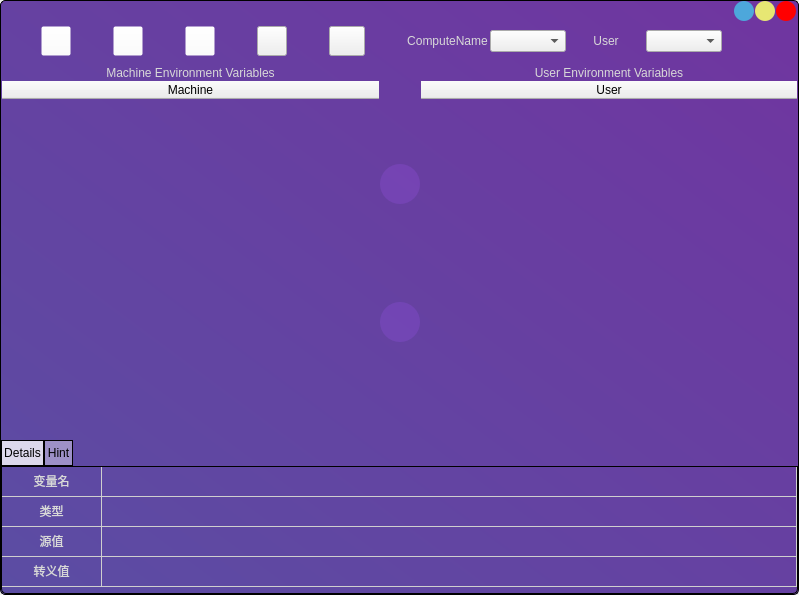
<?xml version="1.0" encoding="UTF-8"?>
<ui version="4.0">
 <class>Form</class>
 <widget class="QWidget" name="Form">
  <property name="geometry">
   <rect>
    <x>0</x>
    <y>0</y>
    <width>799</width>
    <height>595</height>
   </rect>
  </property>
  <property name="windowTitle">
   <string>Form</string>
  </property>
  <property name="windowIcon">
   <iconset resource="icons.qrc">
    <normaloff>:/imgs/icon.png</normaloff>:/imgs/icon.png</iconset>
  </property>
  <layout class="QHBoxLayout" name="horizontalLayout">
   <property name="leftMargin">
    <number>0</number>
   </property>
   <property name="topMargin">
    <number>0</number>
   </property>
   <property name="rightMargin">
    <number>0</number>
   </property>
   <property name="bottomMargin">
    <number>0</number>
   </property>
   <item>
    <widget class="QFrame" name="frame">
     <property name="styleSheet">
      <string notr="true">* {
	font: 8pt &quot;Source Code Pro for Powerline&quot;;
}
#frame {
	background-color: qlineargradient(spread:pad, x1:0, y1:1, x2:1, y2:0, stop:0 rgba(91, 77, 163, 255), stop:1 rgba(112, 53, 160, 255));
	border: 1px solid black;
	border-radius: 5px;
}

#closeBtn {
	border-radius: 10px;
	background-color: rgba(255, 0, 0, 255);
}

#closeBtn:hover {
	background-color: rgba(255, 0, 0, 150);
}

#closeBtn:pressed {
		background-color: rgba(255, 0, 0, 80);
}

#maxBtn{
	border-radius: 10px;
	background-color: rgba(231, 231, 115, 255);
}

#maxBtn:hover{
	background-color: rgba(231, 231, 115, 150);
}

#maxBtn:pressed{
	background-color: rgba(231, 231, 115, 80);
}

#minBtn {
	border-radius: 10px;
	background-color:  rgba(77, 167, 219, 255);
}

#minBtn:hover {
	background-color:  rgba(77, 167, 219, 150);
}

#minBtn:pressed {
	background-color:  rgba(77, 167, 219, 80);
}

QTreeWidget {
		background-color: rgba(255, 255, 255, 0);
}
QTreeView::branch:has-children:!has-siblings:closed,QTreeView::branch:closed:has-children:has-siblings{
	border-image: none;
 	image: url(:/imgs/plus.png);
}

QTreeView::branch:open:has-children:!has-siblings,QTreeView::branch:open:has-children:has-siblings{
	border-image: none;
	image: url(:/imgs/minus.png);
}

#expandBtn {
	border-radius: 20px;
	border-width: 6px;
	border-image: url(:/imgs/expand.png);
	background-color: rgba(170, 85, 255, 50);
}
#expandBtn:hover {
	background-color: rgba(170, 85, 255, 100);
	border-image: url(:/imgs/expand_hover.png);
}

#expandBtn:pressed {
	background-color: rgba(170, 85, 255, 200);
	border-image: url(:/imgs/expand_pressed.png);
}

#narrowBtn {
	border-radius: 20px;
	border-width: 6px;
	border-image: url(:/imgs/narrow.png);
	background-color: rgba(170, 85, 255, 50);
}

#narrowBtn:hover {
	border-image: url(:/imgs/narrow_hover.png);
	background-color: rgba(170, 85, 255, 100);
}

#narrowBtn:pressed {
	border-image: url(:/imgs/narrow_pressed.png);
	background-color: rgba(170, 85, 255, 200);
}


QTabBar::tab {
	height:20px;
	border: 1px solid black;
	background-color: rgba(255, 255, 255, 0);
	padding: 2px;
}

QTabBar::tab:selected {
	background-color: rgba(255, 255, 255, 200);
	
}
QTabBar::tab:!selected{
    background-color: rgba(255, 255, 255, 100);	
}

QTabWidget::pane {
	border: 1px solid black;
	border-bottom-left-radius: 5px;
	border-bottom-right-radius: 5px;
	background-color: rgba(255, 255, 255, 0);
}

#detailsTab {
	border: none;		
	gridline-color:rgb(207, 207, 207);
	font: 10pt &quot;华文楷体&quot;;
	color: rgb(216, 216, 216);
}

#hintTab {
	border: none;
	color: rgb(216, 216, 216);
}

#hintTab::item {
	border-bottom: 1px solid rgba(207, 207, 207, 100)
}

#machineLabel {
	color: rgb(216, 216, 216);
	font-size: 12px;
}

#userLabel {
	color: rgb(216, 216, 216);
	font-size: 12px;
}

#computerNameLabel {
	color: rgb(216, 216, 216);
}

#userNameLabel {
	color: rgb(216, 216, 216);
}

#addBtn {
	border-image: url(:/imgs/add.png);
	background-color: rgba(255, 255, 255, 0);
}
#addBtn:hover {
	border-image: url(:/imgs/add_hover.png);
}
#addBtn:pressed {
	border-image: url(:/imgs/add pressed.png);
}
#addBtn:disabled {
	border-image: url(:/imgs/add_disable.png);
}

#delBtn {
	border-image: url(:/imgs/delete.png);
	background-color: rgba(255, 255, 255, 0);
}

#delBtn:hover {
	border-image: url(:/imgs/delete_hover.png);
}
#delBtn:pressed {
	border-image: url(:/imgs/delete_pressed.png);
}
#delBtn:disabled {
	border-image: url(:/imgs/delete_disabled.png);
}


#modifyBtn {
	border-image: url(:/imgs/edit.png);
	background-color: rgba(255, 255, 255, 0);
}
#modifyBtn:hover {
	border-image: url(:/imgs/edit_hover.png);
}
#modifyBtn:pressed {
	border-image: url(:/imgs/edit_pressed.png);
}
#modifyBtn:disabled {
	border-image: url(:/imgs/edit_disabled.png);
}
#exportBtn {
	border-image: url(:/imgs/export.png);
}
#exportBtn:hover {
	border-image: url(:/imgs/export_hover.png);
}
#exportBtn:pressed {
	border-image: url(:/imgs/export_pressed.png);
}
#infoBtn {
	border-image: url(:/imgs/info.png);
}
#infoBtn:hover {
	border-image: url(:/imgs/info_hover.png);
}
#infoBtn:pressed {
	border-image: url(:/imgs/info_pressed.png);
}</string>
     </property>
     <property name="frameShape">
      <enum>QFrame::StyledPanel</enum>
     </property>
     <property name="frameShadow">
      <enum>QFrame::Raised</enum>
     </property>
     <layout class="QHBoxLayout" name="horizontalLayout_8">
      <property name="spacing">
       <number>2</number>
      </property>
      <property name="leftMargin">
       <number>0</number>
      </property>
      <property name="topMargin">
       <number>0</number>
      </property>
      <property name="rightMargin">
       <number>0</number>
      </property>
      <property name="bottomMargin">
       <number>0</number>
      </property>
      <item>
       <layout class="QVBoxLayout" name="verticalLayout_4" stretch="0,1,10,4">
        <property name="spacing">
         <number>0</number>
        </property>
        <item>
         <layout class="QHBoxLayout" name="horizontalLayout_3">
          <property name="rightMargin">
           <number>2</number>
          </property>
          <property name="bottomMargin">
           <number>5</number>
          </property>
          <item>
           <spacer name="horizontalSpacer">
            <property name="orientation">
             <enum>Qt::Horizontal</enum>
            </property>
            <property name="sizeHint" stdset="0">
             <size>
              <width>40</width>
              <height>20</height>
             </size>
            </property>
           </spacer>
          </item>
          <item>
           <layout class="QHBoxLayout" name="horizontalLayout_2">
            <property name="spacing">
             <number>1</number>
            </property>
            <item>
             <widget class="QPushButton" name="minBtn">
              <property name="minimumSize">
               <size>
                <width>20</width>
                <height>20</height>
               </size>
              </property>
              <property name="maximumSize">
               <size>
                <width>20</width>
                <height>20</height>
               </size>
              </property>
              <property name="text">
               <string/>
              </property>
             </widget>
            </item>
            <item>
             <widget class="QPushButton" name="maxBtn">
              <property name="minimumSize">
               <size>
                <width>20</width>
                <height>20</height>
               </size>
              </property>
              <property name="maximumSize">
               <size>
                <width>20</width>
                <height>20</height>
               </size>
              </property>
              <property name="text">
               <string/>
              </property>
             </widget>
            </item>
            <item>
             <widget class="QPushButton" name="closeBtn">
              <property name="minimumSize">
               <size>
                <width>20</width>
                <height>20</height>
               </size>
              </property>
              <property name="maximumSize">
               <size>
                <width>20</width>
                <height>20</height>
               </size>
              </property>
              <property name="focusPolicy">
               <enum>Qt::ClickFocus</enum>
              </property>
              <property name="text">
               <string/>
              </property>
             </widget>
            </item>
           </layout>
          </item>
         </layout>
        </item>
        <item>
         <layout class="QHBoxLayout" name="horizontalLayout_7" stretch="0,1,0,1,0,1,0,0,0,0,0,1,1,1,1,1">
          <property name="spacing">
           <number>2</number>
          </property>
          <item>
           <spacer name="horizontalSpacer_4">
            <property name="orientation">
             <enum>Qt::Horizontal</enum>
            </property>
            <property name="sizeHint" stdset="0">
             <size>
              <width>40</width>
              <height>20</height>
             </size>
            </property>
           </spacer>
          </item>
          <item>
           <widget class="QPushButton" name="addBtn">
            <property name="enabled">
             <bool>false</bool>
            </property>
            <property name="minimumSize">
             <size>
              <width>30</width>
              <height>30</height>
             </size>
            </property>
            <property name="maximumSize">
             <size>
              <width>30</width>
              <height>30</height>
             </size>
            </property>
            <property name="toolTip">
             <string>&lt;html&gt;&lt;head/&gt;&lt;body&gt;&lt;p&gt;&lt;span style=&quot; font-weight:600; text-decoration: underline;&quot;&gt;Create&lt;/span&gt; an environment variable&lt;/p&gt;&lt;/body&gt;&lt;/html&gt;</string>
            </property>
            <property name="text">
             <string/>
            </property>
            <property name="iconSize">
             <size>
              <width>20</width>
              <height>20</height>
             </size>
            </property>
           </widget>
          </item>
          <item>
           <spacer name="horizontalSpacer_3">
            <property name="orientation">
             <enum>Qt::Horizontal</enum>
            </property>
            <property name="sizeHint" stdset="0">
             <size>
              <width>40</width>
              <height>20</height>
             </size>
            </property>
           </spacer>
          </item>
          <item>
           <widget class="QPushButton" name="delBtn">
            <property name="enabled">
             <bool>false</bool>
            </property>
            <property name="minimumSize">
             <size>
              <width>30</width>
              <height>30</height>
             </size>
            </property>
            <property name="maximumSize">
             <size>
              <width>30</width>
              <height>30</height>
             </size>
            </property>
            <property name="toolTip">
             <string>&lt;html&gt;&lt;head/&gt;&lt;body&gt;&lt;p&gt;&lt;span style=&quot; font-weight:600; text-decoration: underline;&quot;&gt;Delete&lt;/span&gt; the environment variable&lt;/p&gt;&lt;/body&gt;&lt;/html&gt;</string>
            </property>
            <property name="text">
             <string/>
            </property>
            <property name="iconSize">
             <size>
              <width>20</width>
              <height>20</height>
             </size>
            </property>
           </widget>
          </item>
          <item>
           <spacer name="horizontalSpacer_5">
            <property name="orientation">
             <enum>Qt::Horizontal</enum>
            </property>
            <property name="sizeHint" stdset="0">
             <size>
              <width>40</width>
              <height>20</height>
             </size>
            </property>
           </spacer>
          </item>
          <item>
           <widget class="QPushButton" name="modifyBtn">
            <property name="enabled">
             <bool>false</bool>
            </property>
            <property name="minimumSize">
             <size>
              <width>30</width>
              <height>30</height>
             </size>
            </property>
            <property name="maximumSize">
             <size>
              <width>30</width>
              <height>30</height>
             </size>
            </property>
            <property name="toolTip">
             <string>&lt;html&gt;&lt;head/&gt;&lt;body&gt;&lt;p&gt;&lt;span style=&quot; font-weight:600; text-decoration: underline;&quot;&gt;Edit&lt;/span&gt; the environment variable&lt;/p&gt;&lt;/body&gt;&lt;/html&gt;</string>
            </property>
            <property name="text">
             <string/>
            </property>
            <property name="iconSize">
             <size>
              <width>20</width>
              <height>20</height>
             </size>
            </property>
           </widget>
          </item>
          <item>
           <spacer name="horizontalSpacer_6">
            <property name="orientation">
             <enum>Qt::Horizontal</enum>
            </property>
            <property name="sizeHint" stdset="0">
             <size>
              <width>40</width>
              <height>20</height>
             </size>
            </property>
           </spacer>
          </item>
          <item>
           <widget class="QPushButton" name="exportBtn">
            <property name="minimumSize">
             <size>
              <width>30</width>
              <height>30</height>
             </size>
            </property>
            <property name="maximumSize">
             <size>
              <width>30</width>
              <height>30</height>
             </size>
            </property>
            <property name="toolTip">
             <string>&lt;html&gt;&lt;head/&gt;&lt;body&gt;&lt;p&gt;&lt;span style=&quot; font-weight:600; text-decoration: underline;&quot;&gt;Export&lt;/span&gt; the current environment variable&lt;/p&gt;&lt;/body&gt;&lt;/html&gt;</string>
            </property>
            <property name="text">
             <string/>
            </property>
           </widget>
          </item>
          <item>
           <spacer name="horizontalSpacer_8">
            <property name="orientation">
             <enum>Qt::Horizontal</enum>
            </property>
            <property name="sizeHint" stdset="0">
             <size>
              <width>40</width>
              <height>20</height>
             </size>
            </property>
           </spacer>
          </item>
          <item>
           <widget class="QPushButton" name="infoBtn">
            <property name="minimumSize">
             <size>
              <width>33</width>
              <height>0</height>
             </size>
            </property>
            <property name="maximumSize">
             <size>
              <width>36</width>
              <height>30</height>
             </size>
            </property>
            <property name="toolTip">
             <string>&lt;html&gt;&lt;head/&gt;&lt;body&gt;&lt;p&gt;&lt;span style=&quot; font-weight:600; text-decoration: underline;&quot;&gt;Get Information&lt;/span&gt; of the software&lt;/p&gt;&lt;/body&gt;&lt;/html&gt;</string>
            </property>
            <property name="text">
             <string/>
            </property>
           </widget>
          </item>
          <item>
           <spacer name="horizontalSpacer_9">
            <property name="orientation">
             <enum>Qt::Horizontal</enum>
            </property>
            <property name="sizeHint" stdset="0">
             <size>
              <width>40</width>
              <height>20</height>
             </size>
            </property>
           </spacer>
          </item>
          <item>
           <widget class="QLabel" name="computerNameLabel">
            <property name="text">
             <string>ComputeName</string>
            </property>
            <property name="alignment">
             <set>Qt::AlignCenter</set>
            </property>
           </widget>
          </item>
          <item>
           <widget class="QComboBox" name="computerBox"/>
          </item>
          <item>
           <widget class="QLabel" name="userNameLabel">
            <property name="text">
             <string>User</string>
            </property>
            <property name="alignment">
             <set>Qt::AlignCenter</set>
            </property>
           </widget>
          </item>
          <item>
           <widget class="QComboBox" name="userBox"/>
          </item>
          <item>
           <spacer name="horizontalSpacer_2">
            <property name="orientation">
             <enum>Qt::Horizontal</enum>
            </property>
            <property name="sizeHint" stdset="0">
             <size>
              <width>40</width>
              <height>20</height>
             </size>
            </property>
           </spacer>
          </item>
         </layout>
        </item>
        <item>
         <layout class="QHBoxLayout" name="horizontalLayout_4">
          <property name="topMargin">
           <number>10</number>
          </property>
          <item>
           <layout class="QVBoxLayout" name="verticalLayout">
            <item>
             <widget class="QLabel" name="machineLabel">
              <property name="text">
               <string>Machine Environment Variables</string>
              </property>
              <property name="alignment">
               <set>Qt::AlignCenter</set>
              </property>
             </widget>
            </item>
            <item>
             <widget class="QTreeWidget" name="machineTree">
              <property name="focusPolicy">
               <enum>Qt::ClickFocus</enum>
              </property>
              <property name="horizontalScrollMode">
               <enum>QAbstractItemView::ScrollPerItem</enum>
              </property>
              <property name="animated">
               <bool>true</bool>
              </property>
              <attribute name="headerVisible">
               <bool>true</bool>
              </attribute>
              <column>
               <property name="text">
                <string notr="true">Machine</string>
               </property>
               <property name="textAlignment">
                <set>AlignCenter</set>
               </property>
               <property name="icon">
                <iconset resource="icons.qrc">
                 <normaloff>:/imgs/machine.png</normaloff>:/imgs/machine.png</iconset>
               </property>
              </column>
             </widget>
            </item>
           </layout>
          </item>
          <item>
           <layout class="QVBoxLayout" name="verticalLayout_3" stretch="3,1,3,1,3">
            <item>
             <spacer name="verticalSpacer">
              <property name="orientation">
               <enum>Qt::Vertical</enum>
              </property>
              <property name="sizeHint" stdset="0">
               <size>
                <width>20</width>
                <height>40</height>
               </size>
              </property>
             </spacer>
            </item>
            <item>
             <widget class="QPushButton" name="expandBtn">
              <property name="minimumSize">
               <size>
                <width>40</width>
                <height>40</height>
               </size>
              </property>
              <property name="toolTip">
               <string>&lt;html&gt;&lt;head/&gt;&lt;body&gt;&lt;p&gt;&lt;span style=&quot; font-weight:600; text-decoration: underline;&quot;&gt;expand&lt;/span&gt; all environment variables&lt;/p&gt;&lt;/body&gt;&lt;/html&gt;</string>
              </property>
              <property name="text">
               <string/>
              </property>
             </widget>
            </item>
            <item>
             <spacer name="verticalSpacer_2">
              <property name="orientation">
               <enum>Qt::Vertical</enum>
              </property>
              <property name="sizeHint" stdset="0">
               <size>
                <width>20</width>
                <height>40</height>
               </size>
              </property>
             </spacer>
            </item>
            <item>
             <widget class="QPushButton" name="narrowBtn">
              <property name="minimumSize">
               <size>
                <width>40</width>
                <height>40</height>
               </size>
              </property>
              <property name="toolTip">
               <string>&lt;html&gt;&lt;head/&gt;&lt;body&gt;&lt;p&gt;&lt;span style=&quot; font-weight:600; text-decoration: underline;&quot;&gt;fold&lt;/span&gt; all environment variables&lt;/p&gt;&lt;/body&gt;&lt;/html&gt;</string>
              </property>
              <property name="text">
               <string/>
              </property>
             </widget>
            </item>
            <item>
             <spacer name="verticalSpacer_3">
              <property name="orientation">
               <enum>Qt::Vertical</enum>
              </property>
              <property name="sizeHint" stdset="0">
               <size>
                <width>20</width>
                <height>40</height>
               </size>
              </property>
             </spacer>
            </item>
           </layout>
          </item>
          <item>
           <layout class="QVBoxLayout" name="verticalLayout_2">
            <item>
             <widget class="QLabel" name="userLabel">
              <property name="text">
               <string>User Environment Variables</string>
              </property>
              <property name="alignment">
               <set>Qt::AlignCenter</set>
              </property>
             </widget>
            </item>
            <item>
             <widget class="QTreeWidget" name="userTree">
              <property name="horizontalScrollMode">
               <enum>QAbstractItemView::ScrollPerItem</enum>
              </property>
              <property name="animated">
               <bool>true</bool>
              </property>
              <column>
               <property name="text">
                <string notr="true">User</string>
               </property>
               <property name="textAlignment">
                <set>AlignCenter</set>
               </property>
               <property name="icon">
                <iconset resource="icons.qrc">
                 <normaloff>:/imgs/user.png</normaloff>:/imgs/user.png</iconset>
               </property>
              </column>
             </widget>
            </item>
           </layout>
          </item>
         </layout>
        </item>
        <item>
         <widget class="QTabWidget" name="tabWidget">
          <property name="styleSheet">
           <string notr="true">background: rgba(255, 255, 255, 0);</string>
          </property>
          <property name="currentIndex">
           <number>0</number>
          </property>
          <widget class="QWidget" name="Details">
           <attribute name="title">
            <string>Details</string>
           </attribute>
           <layout class="QHBoxLayout" name="horizontalLayout_5">
            <property name="spacing">
             <number>1</number>
            </property>
            <property name="leftMargin">
             <number>0</number>
            </property>
            <property name="topMargin">
             <number>0</number>
            </property>
            <property name="rightMargin">
             <number>0</number>
            </property>
            <property name="bottomMargin">
             <number>0</number>
            </property>
            <item>
             <widget class="QTableWidget" name="detailsTab">
              <property name="focusPolicy">
               <enum>Qt::NoFocus</enum>
              </property>
              <property name="autoScroll">
               <bool>true</bool>
              </property>
              <property name="editTriggers">
               <set>QAbstractItemView::NoEditTriggers</set>
              </property>
              <property name="selectionMode">
               <enum>QAbstractItemView::NoSelection</enum>
              </property>
              <property name="showGrid">
               <bool>true</bool>
              </property>
              <property name="gridStyle">
               <enum>Qt::SolidLine</enum>
              </property>
              <property name="wordWrap">
               <bool>true</bool>
              </property>
              <property name="cornerButtonEnabled">
               <bool>true</bool>
              </property>
              <attribute name="horizontalHeaderVisible">
               <bool>false</bool>
              </attribute>
              <attribute name="horizontalHeaderCascadingSectionResizes">
               <bool>false</bool>
              </attribute>
              <attribute name="horizontalHeaderStretchLastSection">
               <bool>true</bool>
              </attribute>
              <attribute name="verticalHeaderVisible">
               <bool>false</bool>
              </attribute>
              <attribute name="verticalHeaderHighlightSections">
               <bool>false</bool>
              </attribute>
              <row>
               <property name="text">
                <string/>
               </property>
              </row>
              <row>
               <property name="text">
                <string/>
               </property>
              </row>
              <row>
               <property name="text">
                <string/>
               </property>
              </row>
              <row>
               <property name="text">
                <string/>
               </property>
              </row>
              <column>
               <property name="text">
                <string/>
               </property>
               <property name="textAlignment">
                <set>AlignCenter</set>
               </property>
              </column>
              <column>
               <property name="text">
                <string/>
               </property>
              </column>
              <item row="0" column="0">
               <property name="text">
                <string>变量名</string>
               </property>
               <property name="textAlignment">
                <set>AlignCenter</set>
               </property>
              </item>
              <item row="1" column="0">
               <property name="text">
                <string>类型</string>
               </property>
               <property name="textAlignment">
                <set>AlignCenter</set>
               </property>
              </item>
              <item row="1" column="1">
               <property name="text">
                <string/>
               </property>
              </item>
              <item row="2" column="0">
               <property name="text">
                <string>源值</string>
               </property>
               <property name="textAlignment">
                <set>AlignCenter</set>
               </property>
              </item>
              <item row="2" column="1">
               <property name="text">
                <string/>
               </property>
              </item>
              <item row="3" column="0">
               <property name="text">
                <string>转义值</string>
               </property>
               <property name="textAlignment">
                <set>AlignCenter</set>
               </property>
              </item>
             </widget>
            </item>
           </layout>
          </widget>
          <widget class="QWidget" name="Hint">
           <attribute name="title">
            <string>Hint</string>
           </attribute>
           <layout class="QHBoxLayout" name="horizontalLayout_6">
            <property name="spacing">
             <number>1</number>
            </property>
            <property name="leftMargin">
             <number>0</number>
            </property>
            <property name="topMargin">
             <number>0</number>
            </property>
            <property name="rightMargin">
             <number>0</number>
            </property>
            <property name="bottomMargin">
             <number>0</number>
            </property>
            <item>
             <widget class="QListWidget" name="hintTab">
              <property name="focusPolicy">
               <enum>Qt::NoFocus</enum>
              </property>
              <property name="contextMenuPolicy">
               <enum>Qt::DefaultContextMenu</enum>
              </property>
              <property name="editTriggers">
               <set>QAbstractItemView::NoEditTriggers</set>
              </property>
              <property name="selectionMode">
               <enum>QAbstractItemView::NoSelection</enum>
              </property>
              <item>
               <property name="text">
                <string>env variable is a text-string</string>
               </property>
               <property name="icon">
                <iconset resource="icons.qrc">
                 <normaloff>:/imgs/stringLabel.png</normaloff>:/imgs/stringLabel.png</iconset>
               </property>
              </item>
              <item>
               <property name="text">
                <string>env variable is a compressed string</string>
               </property>
               <property name="icon">
                <iconset resource="icons.qrc">
                 <normaloff>:/imgs/expandStringLabel.png</normaloff>:/imgs/expandStringLabel.png</iconset>
               </property>
              </item>
              <item>
               <property name="text">
                <string>env variable is a read-only string</string>
               </property>
               <property name="icon">
                <iconset resource="icons.qrc">
                 <normaloff>:/imgs/readOnlyStringLabel.png</normaloff>:/imgs/readOnlyStringLabel.png</iconset>
               </property>
              </item>
              <item>
               <property name="text">
                <string>there is something wrong in env variable's value </string>
               </property>
               <property name="icon">
                <iconset resource="icons.qrc">
                 <normaloff>:/imgs/error.png</normaloff>:/imgs/error.png</iconset>
               </property>
              </item>
             </widget>
            </item>
           </layout>
          </widget>
         </widget>
        </item>
       </layout>
      </item>
     </layout>
    </widget>
   </item>
  </layout>
 </widget>
 <resources>
  <include location="icons.qrc"/>
 </resources>
 <connections>
  <connection>
   <sender>expandBtn</sender>
   <signal>clicked()</signal>
   <receiver>userTree</receiver>
   <slot>expandAll()</slot>
   <hints>
    <hint type="sourcelabel">
     <x>405</x>
     <y>202</y>
    </hint>
    <hint type="destinationlabel">
     <x>587</x>
     <y>231</y>
    </hint>
   </hints>
  </connection>
  <connection>
   <sender>narrowBtn</sender>
   <signal>clicked()</signal>
   <receiver>machineTree</receiver>
   <slot>collapseAll()</slot>
   <hints>
    <hint type="sourcelabel">
     <x>394</x>
     <y>344</y>
    </hint>
    <hint type="destinationlabel">
     <x>57</x>
     <y>317</y>
    </hint>
   </hints>
  </connection>
  <connection>
   <sender>narrowBtn</sender>
   <signal>clicked()</signal>
   <receiver>userTree</receiver>
   <slot>collapseAll()</slot>
   <hints>
    <hint type="sourcelabel">
     <x>415</x>
     <y>343</y>
    </hint>
    <hint type="destinationlabel">
     <x>522</x>
     <y>350</y>
    </hint>
   </hints>
  </connection>
  <connection>
   <sender>closeBtn</sender>
   <signal>clicked()</signal>
   <receiver>Form</receiver>
   <slot>close()</slot>
   <hints>
    <hint type="sourcelabel">
     <x>784</x>
     <y>16</y>
    </hint>
    <hint type="destinationlabel">
     <x>666</x>
     <y>-8</y>
    </hint>
   </hints>
  </connection>
  <connection>
   <sender>minBtn</sender>
   <signal>clicked()</signal>
   <receiver>Form</receiver>
   <slot>showMinimized()</slot>
   <hints>
    <hint type="sourcelabel">
     <x>734</x>
     <y>17</y>
    </hint>
    <hint type="destinationlabel">
     <x>384</x>
     <y>-1</y>
    </hint>
   </hints>
  </connection>
  <connection>
   <sender>expandBtn</sender>
   <signal>clicked()</signal>
   <receiver>machineTree</receiver>
   <slot>expandAll()</slot>
   <hints>
    <hint type="sourcelabel">
     <x>396</x>
     <y>197</y>
    </hint>
    <hint type="destinationlabel">
     <x>309</x>
     <y>168</y>
    </hint>
   </hints>
  </connection>
  <connection>
   <sender>maxBtn</sender>
   <signal>clicked()</signal>
   <receiver>Form</receiver>
   <slot>setWindowsState()</slot>
   <hints>
    <hint type="sourcelabel">
     <x>761</x>
     <y>10</y>
    </hint>
    <hint type="destinationlabel">
     <x>626</x>
     <y>-7</y>
    </hint>
   </hints>
  </connection>
  <connection>
   <sender>machineTree</sender>
   <signal>itemClicked(QTreeWidgetItem*,int)</signal>
   <receiver>Form</receiver>
   <slot>receiveActivatedSignal()</slot>
   <hints>
    <hint type="sourcelabel">
     <x>185</x>
     <y>183</y>
    </hint>
    <hint type="destinationlabel">
     <x>167</x>
     <y>-13</y>
    </hint>
   </hints>
  </connection>
  <connection>
   <sender>userTree</sender>
   <signal>itemClicked(QTreeWidgetItem*,int)</signal>
   <receiver>Form</receiver>
   <slot>receiveActivatedSignal()</slot>
   <hints>
    <hint type="sourcelabel">
     <x>545</x>
     <y>230</y>
    </hint>
    <hint type="destinationlabel">
     <x>458</x>
     <y>-10</y>
    </hint>
   </hints>
  </connection>
  <connection>
   <sender>addBtn</sender>
   <signal>clicked()</signal>
   <receiver>Form</receiver>
   <slot>createNewItem()</slot>
   <hints>
    <hint type="sourcelabel">
     <x>69</x>
     <y>46</y>
    </hint>
    <hint type="destinationlabel">
     <x>247</x>
     <y>-2</y>
    </hint>
   </hints>
  </connection>
  <connection>
   <sender>delBtn</sender>
   <signal>clicked()</signal>
   <receiver>Form</receiver>
   <slot>deleteItem()</slot>
   <hints>
    <hint type="sourcelabel">
     <x>132</x>
     <y>47</y>
    </hint>
    <hint type="destinationlabel">
     <x>226</x>
     <y>-12</y>
    </hint>
   </hints>
  </connection>
  <connection>
   <sender>modifyBtn</sender>
   <signal>clicked()</signal>
   <receiver>Form</receiver>
   <slot>modifyItem()</slot>
   <hints>
    <hint type="sourcelabel">
     <x>205</x>
     <y>63</y>
    </hint>
    <hint type="destinationlabel">
     <x>560</x>
     <y>595</y>
    </hint>
   </hints>
  </connection>
  <connection>
   <sender>exportBtn</sender>
   <signal>clicked()</signal>
   <receiver>Form</receiver>
   <slot>exportRegistryTable()</slot>
   <hints>
    <hint type="sourcelabel">
     <x>274</x>
     <y>45</y>
    </hint>
    <hint type="destinationlabel">
     <x>799</x>
     <y>524</y>
    </hint>
   </hints>
  </connection>
  <connection>
   <sender>infoBtn</sender>
   <signal>clicked()</signal>
   <receiver>Form</receiver>
   <slot>showInformation()</slot>
   <hints>
    <hint type="sourcelabel">
     <x>355</x>
     <y>57</y>
    </hint>
    <hint type="destinationlabel">
     <x>799</x>
     <y>508</y>
    </hint>
   </hints>
  </connection>
 </connections>
 <slots>
  <slot>setWindowsState()</slot>
  <slot>receiveActivatedSignal()</slot>
  <slot>createNewItem()</slot>
  <slot>deleteItem()</slot>
  <slot>modifyItem()</slot>
  <slot>exportRegistryTable()</slot>
  <slot>showInformation()</slot>
 </slots>
</ui>
